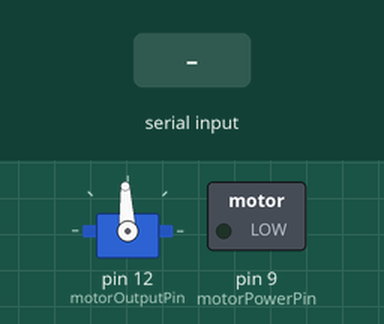
Simulated run of this sketch. Board: Arduino Nano, built with avr-gcc and run on an emulated ATmega328P. On the bench: servo, switched loads named in the sketch (green lamp = pin HIGH). The inputs (shaded band) are chosen by the test bench. Pins used as bus, display or sensor lines are not drawn.

Above: at 5.2 s.
5.3 s: "1" received over Serial
At 6.0 s:
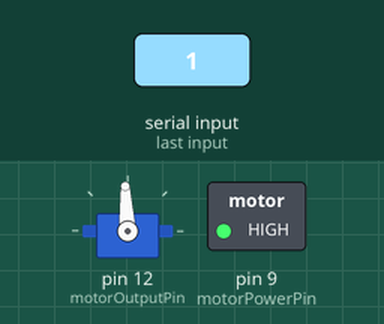
8.3 s: "2" received over Serial
At 11.2 s:
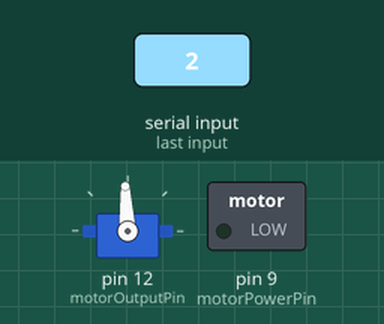
Timing chart, 0 to 12.7 s (numbered marks = the images above; inputs shaded):
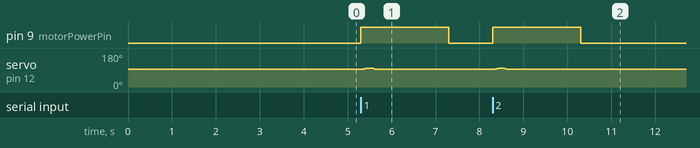

The sketch:

Receiver.ino
```cpp
#include "ReceiverController.h"
ReceiverController receiver;

void setup() {
    receiver.setup();
}

void loop() {
    receiver.loop();
}
```

ReceiverController.cpp
```cpp
#include "ReceiverController.h"

ReceiverController::ReceiverController() {}

void ReceiverController::setup()
{
    // Set all IO
    pinMode(motorPowerPin, OUTPUT);
    digitalWrite(motorPowerPin, LOW);

    pinMode(watercoolerPowerPin, OUTPUT);
    digitalWrite(watercoolerPowerPin, LOW);

    motorPowerServo.attach(motorOutputPin);
    motorPowerServo.write(minMotorOutput);

    //Start Bluetooth communication
    // BTSerial.begin(9600);
    Serial.begin(9600);
    delay(btPowerTimeout * 2);
}

void ReceiverController::loop()
{

    readBluetooth();
    updatePowerStatus();
    updateMotorOuput();
    // sendBatteryStatus();

    //debug();
    lastChange = millis();
    delay(timeout);
}

void ReceiverController::debug()
{
    Serial.print("Speed: ");
    Serial.print(motorOutput);
    Serial.print(" :: ");

    Serial.print("Power: ");
    Serial.print(motorPowerStatus);
    Serial.print(" :: ");

    Serial.print("lastBtRead: ");
    Serial.print(lastBtRead);

    Serial.println("");
}

void ReceiverController::readBluetooth()
{
    //Serial.println(BTSerial.available());
    if (Serial.available() > 0)
    {
        lastBtRead = Serial.read();

        // Fush other
        while (Serial.available() > 0)
            Serial.read();

        timeLastBtReading = millis();
        timeSinceLastBtReading = 0;
    }
    else
    {
        timeSinceLastBtReading = millis() - timeLastBtReading;
    }

    if (timeSinceLastBtReading > btReadingTimeout)
        lastBtRead = 0;
}

void ReceiverController::updatePowerStatus()
{
    motorPowerStatus = timeSinceLastBtReading < btPowerTimeout;

    digitalWrite(motorPowerPin, motorPowerStatus ? HIGH : LOW);
    digitalWrite(watercoolerPowerPin, motorPowerStatus ? HIGH : LOW);
}

void ReceiverController::updateMotorOuput()
{
    int step = getMotorStep();
    int newOutput = (int)(lastBtRead / 255.0 * motorRangeOutput + minMotorOutput);
    if (!motorPowerStatus)
    {
        motorOutput = minMotorOutput;
    }
    else if (newOutput > motorOutput)
    {
        motorOutput = min(min(motorOutput + step, newOutput), maxMotorOutput);
    }
    else if (newOutput < motorOutput)
    {
        motorOutput = max(max(motorOutput - step, newOutput), minMotorOutput);
    }
    // Serial.println(motorOutput);
    motorPowerServo.write(motorOutput);
}

int ReceiverController::getMotorStep()
{

    float step = ceilf(1.0 * (millis() - lastChange) / timeFromMinToMax * motorRangeOutput);
    // IF 0 speed then no dead mans button or gas released then double stepsize
    if (lastBtRead == 0)
        return step * killMotorMultiplyer;

    return step;
}

void ReceiverController::sendBatteryStatus()
{

    if (lastSentBatteryStatus < millis())
    {
        lastSentBatteryStatus = millis() + sendBatteryStatusEvery;
        float percent = (analogRead(voltagePin) - minVoltage) / (maxVoltage - minVoltage);
        uint8_t value = max(0, min(256, percent * 256));
        Serial.write(value);
    }
}
```

ReceiverController.h
```cpp
#include <Arduino.h>
#include <Servo.h>
// #include <SoftwareSerial.h> // RX, TX

class ReceiverController
{
public:
  ReceiverController();
  void setup();
  void loop();

  void updatePowerStatus();
  void updateMotorOuput();
  int getMotorStep();

  void readBluetooth();
  void sendBatteryStatus();

private:
  // PIN SETUP
  const int motorOutputPin = 12;
  const int motorPowerPin = 9;
  const int watercoolerPowerPin = 7;
  const int voltagePin = 5;

  const int bluetoothTxPin = 2;
  const int bluetoothRxPin = 3;
  // SoftwareSerial BTSerial = SoftwareSerial(2, 3); // RX, TX

  // MOTOR PARAMETERS
  const int minMotorOutput = 1500;
  const int maxMotorOutput = 1861;
  const int timeFromMinToMax = 1000;
  const int killMotorMultiplyer = 2;
  const int motorRangeOutput = maxMotorOutput - minMotorOutput;
  volatile int motorOutput = minMotorOutput;
  volatile bool motorPowerStatus = false;
  Servo motorPowerServo;

  // BATTERY PARAMETERS
  const int maxVoltage = 620;
  const int minVoltage = 860;
  const int sendBatteryStatusEvery = 10000;
  unsigned int lastSentBatteryStatus = 0;

  // BT PARAMETERS
  volatile uint8_t lastBtRead = 0;
  int btReadingTimeout = 250;
  int btPowerTimeout = 2000;
  unsigned long timeLastBtReading = 0; //Set to timeout in begining
  unsigned long timeSinceLastBtReading = btPowerTimeout;

  unsigned long lastChange = 0;
  unsigned int timeout = 5;
  void debug();
};
```

Measured:
- after the input at 5.3 s, pin 9 (motorPowerPin): LOW → HIGH at once, → LOW 2.0 s later; servo on pin 12 (motorOutputPin): rises from 93° to 99° in 0.13 s, then falls to 93° in 0.18 s
- after the input at 8.3 s, pin 9 (motorPowerPin): LOW → HIGH at once, → LOW 2.0 s later; servo on pin 12 (motorOutputPin): rises from 93° to 100° in 0.15 s, then falls to 93° in 0.15 s
